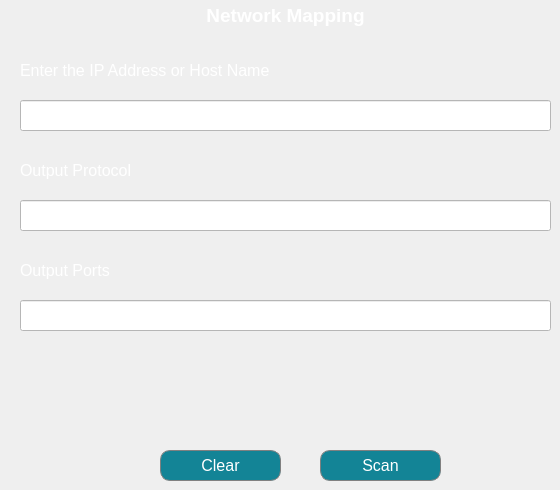
         <widget class="QWidget" name="PageTCP">
          <widget class="QPushButton" name="btnScan">
           <property name="geometry">
            <rect>
             <x>320</x>
             <y>450</y>
             <width>121</width>
             <height>31</height>
            </rect>
           </property>
           <property name="font">
            <font>
             <pointsize>12</pointsize>
            </font>
           </property>
           <property name="styleSheet">
            <string notr="true">border: 1px solid grey;
color: rgb(255, 255, 255);
border-radius:10px;
background-position: center;
background-color: #138496;</string>
           </property>
           <property name="text">
            <string>Scan</string>
           </property>
          </widget>
          <widget class="QLabel" name="lblIP">
           <property name="geometry">
            <rect>
             <x>20</x>
             <y>60</y>
             <width>261</width>
             <height>21</height>
            </rect>
           </property>
           <property name="font">
            <font>
             <pointsize>12</pointsize>
            </font>
           </property>
           <property name="styleSheet">
            <string notr="true">color: rgb(255, 255, 255);</string>
           </property>
           <property name="text">
            <string>Enter the IP Address or Host Name</string>
           </property>
          </widget>
          <widget class="QLineEdit" name="txtIP">
           <property name="geometry">
            <rect>
             <x>20</x>
             <y>100</y>
             <width>531</width>
             <height>31</height>
            </rect>
           </property>
           <property name="font">
            <font>
             <pointsize>12</pointsize>
            </font>
           </property>
           <property name="layoutDirection">
            <enum>Qt::LeftToRight</enum>
           </property>
           <property name="styleSheet">
            <string notr="true">background-color: rgb(255, 255, 255);</string>
           </property>
           <property name="maxLength">
            <number>32775</number>
           </property>
           <property name="readOnly">
            <bool>false</bool>
           </property>
          </widget>
          <widget class="QLabel" name="lblProtocol">
           <property name="geometry">
            <rect>
             <x>20</x>
             <y>160</y>
             <width>191</width>
             <height>21</height>
            </rect>
           </property>
           <property name="font">
            <font>
             <pointsize>12</pointsize>
            </font>
           </property>
           <property name="styleSheet">
            <string notr="true">color: rgb(255, 255, 255);</string>
           </property>
           <property name="text">
            <string>Output Protocol</string>
           </property>
          </widget>
          <widget class="QLineEdit" name="txtProtocol">
           <property name="geometry">
            <rect>
             <x>20</x>
             <y>200</y>
             <width>531</width>
             <height>31</height>
            </rect>
           </property>
           <property name="font">
            <font>
             <pointsize>12</pointsize>
            </font>
           </property>
           <property name="layoutDirection">
            <enum>Qt::LeftToRight</enum>
           </property>
           <property name="styleSheet">
            <string notr="true">background-color: rgb(255, 255, 255);</string>
           </property>
           <property name="maxLength">
            <number>32775</number>
           </property>
           <property name="readOnly">
            <bool>false</bool>
           </property>
          </widget>
          <widget class="QLabel" name="lblProtocol_2">
           <property name="geometry">
            <rect>
             <x>20</x>
             <y>260</y>
             <width>191</width>
             <height>21</height>
            </rect>
           </property>
           <property name="font">
            <font>
             <pointsize>12</pointsize>
            </font>
           </property>
           <property name="styleSheet">
            <string notr="true">color: rgb(255, 255, 255);</string>
           </property>
           <property name="text">
            <string>Output Ports</string>
           </property>
          </widget>
          <widget class="QLineEdit" name="txtPorts">
           <property name="geometry">
            <rect>
             <x>20</x>
             <y>300</y>
             <width>531</width>
             <height>31</height>
            </rect>
           </property>
           <property name="font">
            <font>
             <pointsize>12</pointsize>
            </font>
           </property>
           <property name="layoutDirection">
            <enum>Qt::LeftToRight</enum>
           </property>
           <property name="styleSheet">
            <string notr="true">background-color: rgb(255, 255, 255);</string>
           </property>
           <property name="maxLength">
            <number>32775</number>
           </property>
           <property name="readOnly">
            <bool>false</bool>
           </property>
          </widget>
          <widget class="QLabel" name="lblTitle_3">
           <property name="geometry">
            <rect>
             <x>20</x>
             <y>0</y>
             <width>531</width>
             <height>31</height>
            </rect>
           </property>
           <property name="font">
            <font>
             <pointsize>14</pointsize>
             <weight>75</weight>
             <bold>true</bold>
            </font>
           </property>
           <property name="styleSheet">
            <string notr="true">color: rgb(255, 255, 255);</string>
           </property>
           <property name="text">
            <string>Network Mapping</string>
           </property>
           <property name="alignment">
            <set>Qt::AlignCenter</set>
           </property>
          </widget>
          <widget class="QPushButton" name="btnClear_3">
           <property name="geometry">
            <rect>
             <x>160</x>
             <y>450</y>
             <width>121</width>
             <height>31</height>
            </rect>
           </property>
           <property name="font">
            <font>
             <pointsize>12</pointsize>
            </font>
           </property>
           <property name="styleSheet">
            <string notr="true">border: 1px solid grey;
color: rgb(255, 255, 255);
border-radius:10px;
background-position: center;
background-color: #138496;</string>
           </property>
           <property name="text">
            <string>Clear</string>
           </property>
          </widget>
         </widget>
